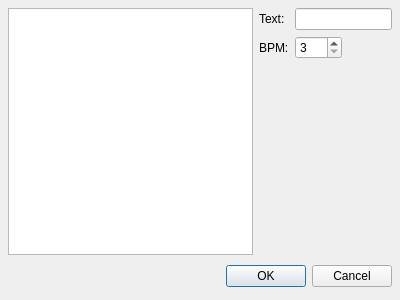
<ui version="4.0" >
 <author></author>
 <comment></comment>
 <exportmacro></exportmacro>
 <class>EditTempoBase</class>
 <widget class="QDialog" name="EditTempoBase" >
  <property name="geometry" >
   <rect>
    <x>0</x>
    <y>0</y>
    <width>400</width>
    <height>300</height>
   </rect>
  </property>
  <property name="windowTitle" >
   <string>Dialog</string>
  </property>
  <layout class="QGridLayout" >
   <property name="margin" >
    <number>8</number>
   </property>
   <property name="spacing" >
    <number>6</number>
   </property>
   <item row="2" column="1" >
    <spacer>
     <property name="orientation" >
      <enum>Qt::Vertical</enum>
     </property>
     <property name="sizeHint" >
      <size>
       <width>20</width>
       <height>40</height>
      </size>
     </property>
    </spacer>
   </item>
   <item row="0" column="2" colspan="2" >
    <widget class="QLineEdit" name="tempoText" />
   </item>
   <item row="1" column="3" >
    <spacer>
     <property name="orientation" >
      <enum>Qt::Horizontal</enum>
     </property>
     <property name="sizeHint" >
      <size>
       <width>40</width>
       <height>20</height>
      </size>
     </property>
    </spacer>
   </item>
   <item row="1" column="2" >
    <widget class="QSpinBox" name="tempoBPM" >
     <property name="maximum" >
      <number>350</number>
     </property>
     <property name="minimum" >
      <number>3</number>
     </property>
    </widget>
   </item>
   <item row="1" column="1" >
    <widget class="QLabel" name="label_2" >
     <property name="text" >
      <string>BPM:</string>
     </property>
     <property name="textFormat" >
      <enum>Qt::PlainText</enum>
     </property>
    </widget>
   </item>
   <item row="0" column="1" >
    <widget class="QLabel" name="label" >
     <property name="text" >
      <string>Text:</string>
     </property>
     <property name="textFormat" >
      <enum>Qt::PlainText</enum>
     </property>
    </widget>
   </item>
   <item rowspan="3" row="0" column="0" >
    <widget class="QListWidget" name="tempoList" />
   </item>
   <item row="3" column="0" colspan="4" >
    <layout class="QHBoxLayout" >
     <property name="margin" >
      <number>0</number>
     </property>
     <property name="spacing" >
      <number>6</number>
     </property>
     <item>
      <spacer>
       <property name="orientation" >
        <enum>Qt::Horizontal</enum>
       </property>
       <property name="sizeHint" >
        <size>
         <width>131</width>
         <height>31</height>
        </size>
       </property>
      </spacer>
     </item>
     <item>
      <widget class="QPushButton" name="buttonOk" >
       <property name="text" >
        <string>OK</string>
       </property>
      </widget>
     </item>
     <item>
      <widget class="QPushButton" name="buttonCancel" >
       <property name="text" >
        <string>Cancel</string>
       </property>
      </widget>
     </item>
    </layout>
   </item>
  </layout>
 </widget>
 <pixmapfunction></pixmapfunction>
 <resources/>
 <connections>
  <connection>
   <sender>buttonOk</sender>
   <signal>clicked()</signal>
   <receiver>EditTempoBase</receiver>
   <slot>accept()</slot>
   <hints>
    <hint type="sourcelabel" >
     <x>278</x>
     <y>253</y>
    </hint>
    <hint type="destinationlabel" >
     <x>96</x>
     <y>254</y>
    </hint>
   </hints>
  </connection>
  <connection>
   <sender>buttonCancel</sender>
   <signal>clicked()</signal>
   <receiver>EditTempoBase</receiver>
   <slot>reject()</slot>
   <hints>
    <hint type="sourcelabel" >
     <x>369</x>
     <y>253</y>
    </hint>
    <hint type="destinationlabel" >
     <x>179</x>
     <y>282</y>
    </hint>
   </hints>
  </connection>
 </connections>
</ui>
